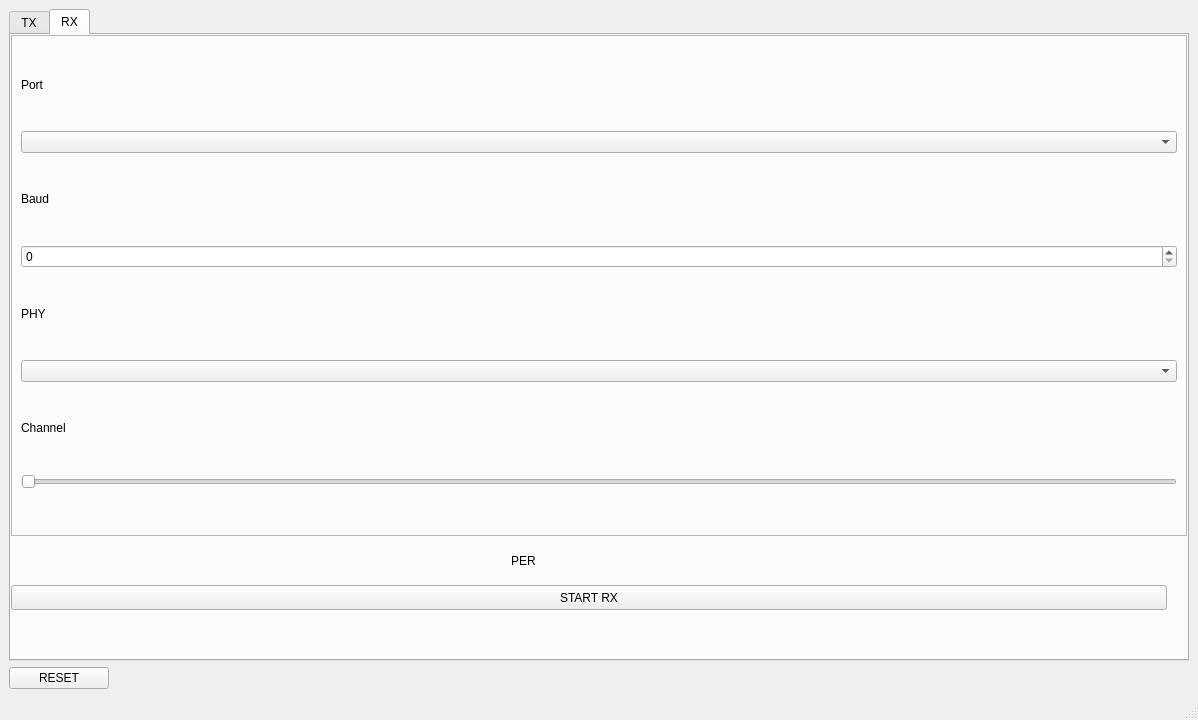
<?xml version="1.0" encoding="UTF-8"?>
<ui version="4.0">
 <class>MainWindow</class>
 <widget class="QMainWindow" name="MainWindow">
  <property name="geometry">
   <rect>
    <x>0</x>
    <y>0</y>
    <width>1198</width>
    <height>720</height>
   </rect>
  </property>
  <property name="maximumSize">
   <size>
    <width>16777215</width>
    <height>720</height>
   </size>
  </property>
  <property name="windowTitle">
   <string>DTM_TX</string>
  </property>
  <property name="layoutDirection">
   <enum>Qt::LeftToRight</enum>
  </property>
  <property name="autoFillBackground">
   <bool>false</bool>
  </property>
  <widget class="QWidget" name="centralwidget">
   <layout class="QVBoxLayout" name="verticalLayout_3">
    <item>
     <layout class="QHBoxLayout" name="horizontalLayout_5">
      <item>
       <layout class="QVBoxLayout" name="verticalLayout_6">
        <item>
         <widget class="QTabWidget" name="tab_mode">
          <property name="currentIndex">
           <number>1</number>
          </property>
          <widget class="QWidget" name="tab_tx">
           <attribute name="title">
            <string>TX</string>
           </attribute>
           <widget class="QFrame" name="tx_frame">
            <property name="geometry">
             <rect>
              <x>0</x>
              <y>0</y>
              <width>1176</width>
              <height>531</height>
             </rect>
            </property>
            <property name="frameShape">
             <enum>QFrame::StyledPanel</enum>
            </property>
            <property name="frameShadow">
             <enum>QFrame::Raised</enum>
            </property>
            <layout class="QVBoxLayout" name="verticalLayout_4">
             <item>
              <widget class="QLabel" name="label_9">
               <property name="maximumSize">
                <size>
                 <width>16777215</width>
                 <height>20</height>
                </size>
               </property>
               <property name="text">
                <string>Port</string>
               </property>
              </widget>
             </item>
             <item>
              <widget class="QComboBox" name="port_select_tx">
               <property name="currentText">
                <string extracomment="Port"/>
               </property>
              </widget>
             </item>
             <item>
              <widget class="QLabel" name="label_10">
               <property name="maximumSize">
                <size>
                 <width>16777215</width>
                 <height>20</height>
                </size>
               </property>
               <property name="text">
                <string>Baud</string>
               </property>
              </widget>
             </item>
             <item>
              <widget class="QSpinBox" name="baud_rate_select_tx">
               <property name="maximum">
                <number>10000000</number>
               </property>
              </widget>
             </item>
             <item>
              <widget class="QLabel" name="label_11">
               <property name="maximumSize">
                <size>
                 <width>16777215</width>
                 <height>20</height>
                </size>
               </property>
               <property name="text">
                <string>PHY</string>
               </property>
              </widget>
             </item>
             <item>
              <widget class="QComboBox" name="phy_select_tx"/>
             </item>
             <item>
              <widget class="QLabel" name="packet_type_label_3">
               <property name="maximumSize">
                <size>
                 <width>16777215</width>
                 <height>20</height>
                </size>
               </property>
               <property name="text">
                <string>Packet Type</string>
               </property>
              </widget>
             </item>
             <item>
              <widget class="QComboBox" name="packet_type_select_tx"/>
             </item>
             <item>
              <widget class="QLabel" name="label_12">
               <property name="maximumSize">
                <size>
                 <width>16777215</width>
                 <height>20</height>
                </size>
               </property>
               <property name="text">
                <string>Power</string>
               </property>
              </widget>
             </item>
             <item>
              <widget class="QComboBox" name="power_select_tx"/>
             </item>
             <item>
              <widget class="QLabel" name="channel_label_tx">
               <property name="maximumSize">
                <size>
                 <width>16777215</width>
                 <height>20</height>
                </size>
               </property>
               <property name="text">
                <string>Channel</string>
               </property>
              </widget>
             </item>
             <item>
              <widget class="QSlider" name="channel_select_tx">
               <property name="maximum">
                <number>39</number>
               </property>
               <property name="orientation">
                <enum>Qt::Horizontal</enum>
               </property>
              </widget>
             </item>
             <item>
              <widget class="QLabel" name="packet_len_label_tx">
               <property name="maximumSize">
                <size>
                 <width>16777215</width>
                 <height>20</height>
                </size>
               </property>
               <property name="text">
                <string>Packet Length</string>
               </property>
              </widget>
             </item>
             <item>
              <widget class="QSlider" name="packet_len_select_tx">
               <property name="maximum">
                <number>255</number>
               </property>
               <property name="orientation">
                <enum>Qt::Horizontal</enum>
               </property>
              </widget>
             </item>
            </layout>
           </widget>
           <widget class="QPushButton" name="start_stop_btn_tx">
            <property name="geometry">
             <rect>
              <x>510</x>
              <y>550</y>
              <width>100</width>
              <height>25</height>
             </rect>
            </property>
            <property name="maximumSize">
             <size>
              <width>100</width>
              <height>50</height>
             </size>
            </property>
            <property name="text">
             <string>START TX</string>
            </property>
           </widget>
          </widget>
          <widget class="QWidget" name="tab_rx">
           <attribute name="title">
            <string>RX</string>
           </attribute>
           <widget class="QFrame" name="rx_input_frame">
            <property name="geometry">
             <rect>
              <x>0</x>
              <y>0</y>
              <width>1176</width>
              <height>501</height>
             </rect>
            </property>
            <property name="frameShape">
             <enum>QFrame::StyledPanel</enum>
            </property>
            <property name="frameShadow">
             <enum>QFrame::Raised</enum>
            </property>
            <layout class="QVBoxLayout" name="verticalLayout_5">
             <item>
              <widget class="QLabel" name="label_13">
               <property name="maximumSize">
                <size>
                 <width>16777215</width>
                 <height>20</height>
                </size>
               </property>
               <property name="text">
                <string>Port</string>
               </property>
              </widget>
             </item>
             <item>
              <widget class="QComboBox" name="port_select_rx">
               <property name="currentText">
                <string extracomment="Port"/>
               </property>
              </widget>
             </item>
             <item>
              <widget class="QLabel" name="label_14">
               <property name="maximumSize">
                <size>
                 <width>16777215</width>
                 <height>20</height>
                </size>
               </property>
               <property name="text">
                <string>Baud</string>
               </property>
              </widget>
             </item>
             <item>
              <widget class="QSpinBox" name="baud_rate_select_rx">
               <property name="maximum">
                <number>10000000</number>
               </property>
              </widget>
             </item>
             <item>
              <widget class="QLabel" name="label_15">
               <property name="maximumSize">
                <size>
                 <width>16777215</width>
                 <height>20</height>
                </size>
               </property>
               <property name="text">
                <string>PHY</string>
               </property>
              </widget>
             </item>
             <item>
              <widget class="QComboBox" name="phy_select_rx"/>
             </item>
             <item>
              <widget class="QLabel" name="channel_label_rx">
               <property name="maximumSize">
                <size>
                 <width>16777215</width>
                 <height>20</height>
                </size>
               </property>
               <property name="text">
                <string>Channel</string>
               </property>
              </widget>
             </item>
             <item>
              <widget class="QSlider" name="channel_select_rx">
               <property name="maximum">
                <number>39</number>
               </property>
               <property name="orientation">
                <enum>Qt::Horizontal</enum>
               </property>
              </widget>
             </item>
            </layout>
           </widget>
           <widget class="QPushButton" name="start_stop_btn_rx">
            <property name="geometry">
             <rect>
              <x>0</x>
              <y>550</y>
              <width>1156</width>
              <height>25</height>
             </rect>
            </property>
            <property name="text">
             <string>START RX</string>
            </property>
           </widget>
           <widget class="QLabel" name="rx_per_label">
            <property name="geometry">
             <rect>
              <x>500</x>
              <y>510</y>
              <width>181</width>
              <height>31</height>
             </rect>
            </property>
            <property name="text">
             <string>PER</string>
            </property>
           </widget>
          </widget>
         </widget>
        </item>
       </layout>
      </item>
     </layout>
    </item>
    <item>
     <widget class="QPushButton" name="reset_hci">
      <property name="maximumSize">
       <size>
        <width>100</width>
        <height>50</height>
       </size>
      </property>
      <property name="text">
       <string>RESET</string>
      </property>
     </widget>
    </item>
   </layout>
  </widget>
  <widget class="QMenuBar" name="menubar">
   <property name="geometry">
    <rect>
     <x>0</x>
     <y>0</y>
     <width>1198</width>
     <height>22</height>
    </rect>
   </property>
  </widget>
  <widget class="QStatusBar" name="statusbar"/>
 </widget>
 <resources/>
 <connections/>
</ui>
